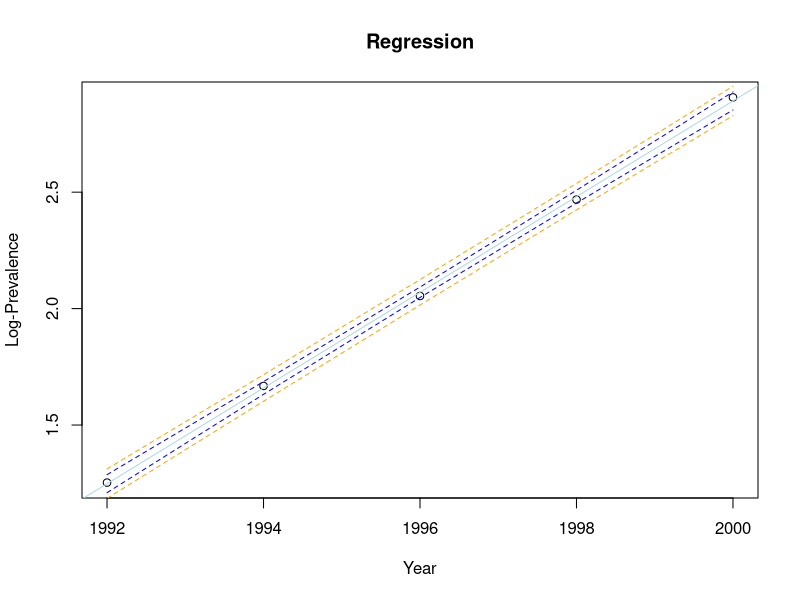
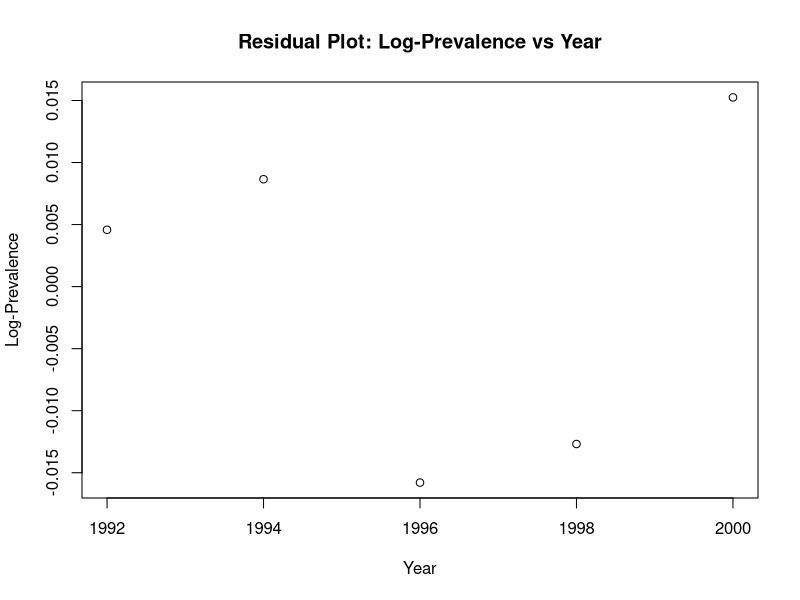
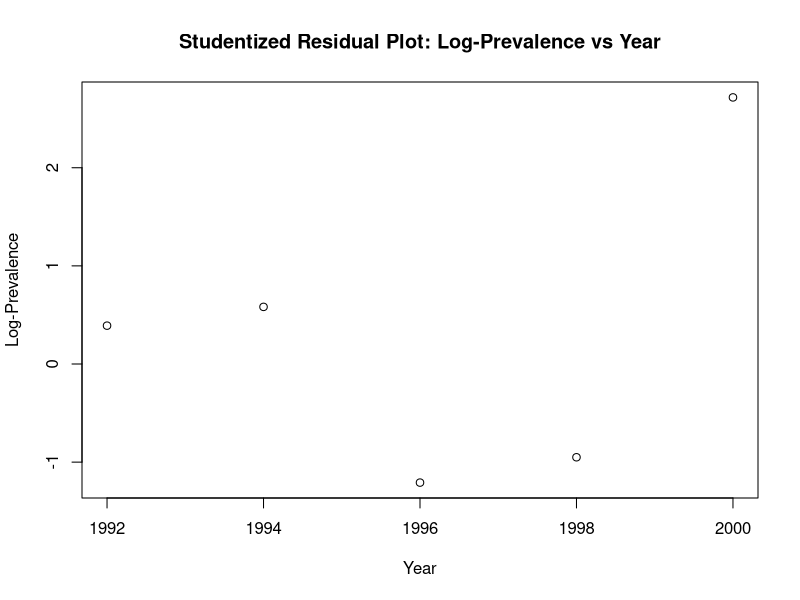
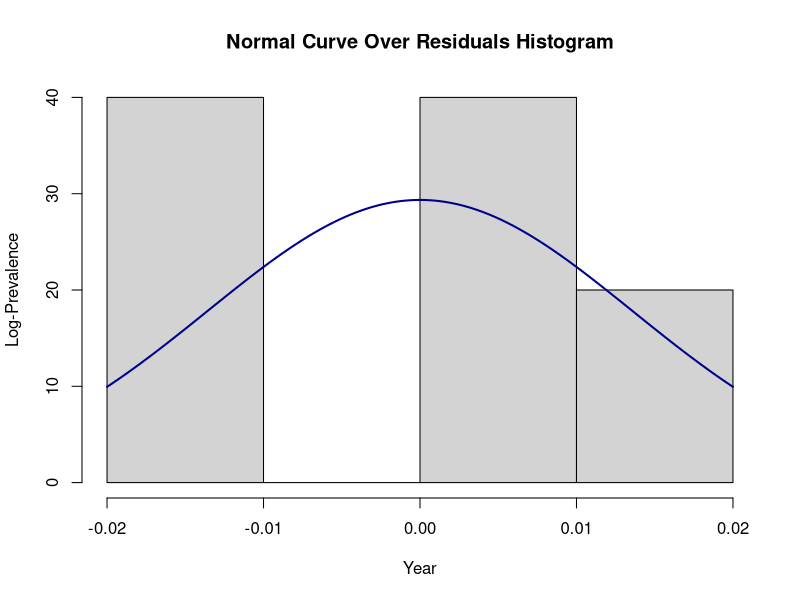
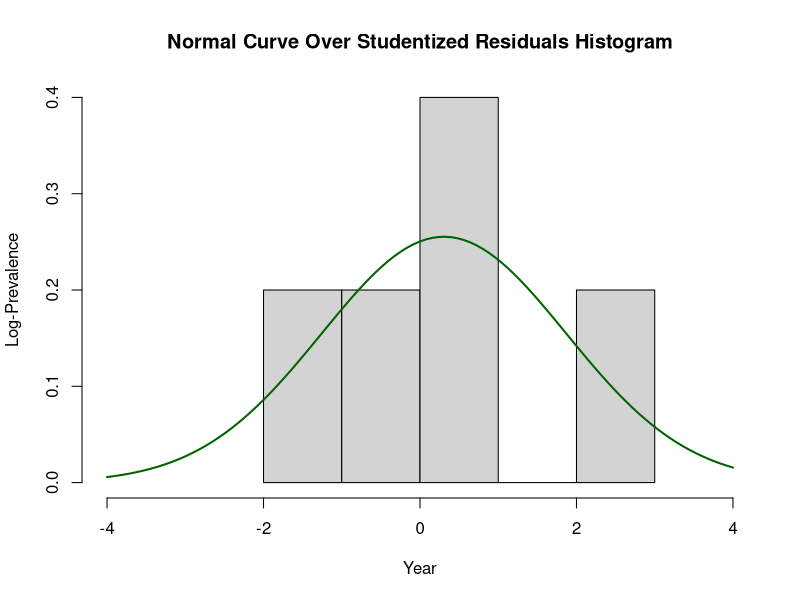

Recreate these plots in R, in order.
## ---- chunk 1
knitr::opts_chunk$set(echo = TRUE)

library(MASS)    # for studentized residuals
## ---- chunk 2
# Read data from csv file
year <- c(1992,1994,1996,1998,2000)
prevalence <- c(3.5,5.3,7.8,11.8,18.3)
prevalence = log(prevalence)

data1=data.frame(year,prevalence)

# get min/max values for newx range
summary(data1$prevalence) 
newx <- seq(1992, 2000, by=2)
newy <- seq(0, 20, by=5)

# linear model
linear.regress.model <- lm(prevalence ~ year, data=data1)

# plot linear model
plot(data1$year,data1$prevalence, xlab="Year", ylab="Log-Prevalence", main="Regression")
abline(linear.regress.model, col="lightblue")

# add confidence interval lines
conf.interval <- predict(linear.regress.model,newdata=data.frame(Year=newx),interval="confidence",level = 0.95)
lines(newx, conf.interval[,2], col="blue", lty=2)
lines(newx, conf.interval[,3], col="blue", lty=2)

# add prediction interval lines
pred.interval <- predict(linear.regress.model,newdata=data.frame(Year=newx),interval="prediction",level = 0.95)
lines(newx, pred.interval[,2], col="orange", lty=2)
lines(newx, pred.interval[,3], col="orange", lty=2)
## ---- chunk 3

resids=resid(linear.regress.model)                       # get the residuals
plot(data1$year,resids,                                  # plot the residuals
     main="Residual Plot: Log-Prevalence vs Year",       # add plot title
     xlab="Year",                                        # add x-axis label
     ylab="Log-Prevalence")                              # add y-axis label

studentized.resids=studres(linear.regress.model)
plot(data1$year,studentized.resids,                      # plot the studentized residuals
     main="Studentized Residual Plot: Log-Prevalence vs Year",# add plot title
     xlab="Year",                                        # add x-axis label
     ylab="Log-Prevalence")                              # add y-axis label

## ---- chunk 4
hist(resids,prob=TRUE,
     main="Normal Curve Over Residuals Histogram",       # add plot title
     xlab="Year",                                        # add x-axis label
     ylab="Log-Prevalence")                              # add y-axis label
curve(dnorm(x,mean=mean(resids),sd=sd(resids)),          # add normal curve
      col="darkblue",lwd=2,add=TRUE,yaxt="n")

hist(studentized.resids,prob=TRUE,
     main="Normal Curve Over Studentized Residuals Histogram", # add plot title
     xlab="Year",                                        # add x-axis label
     ylab="Log-Prevalence",                              # add y-axis label
     xlim=c(-4,4))
curve(dnorm(x,mean=mean(studentized.resids),sd=sd(studentized.resids)), # add normal curve
      col="darkgreen",lwd=2,add=TRUE,yaxt="n")
## ---- chunk 5
summary(linear.regress.model)
